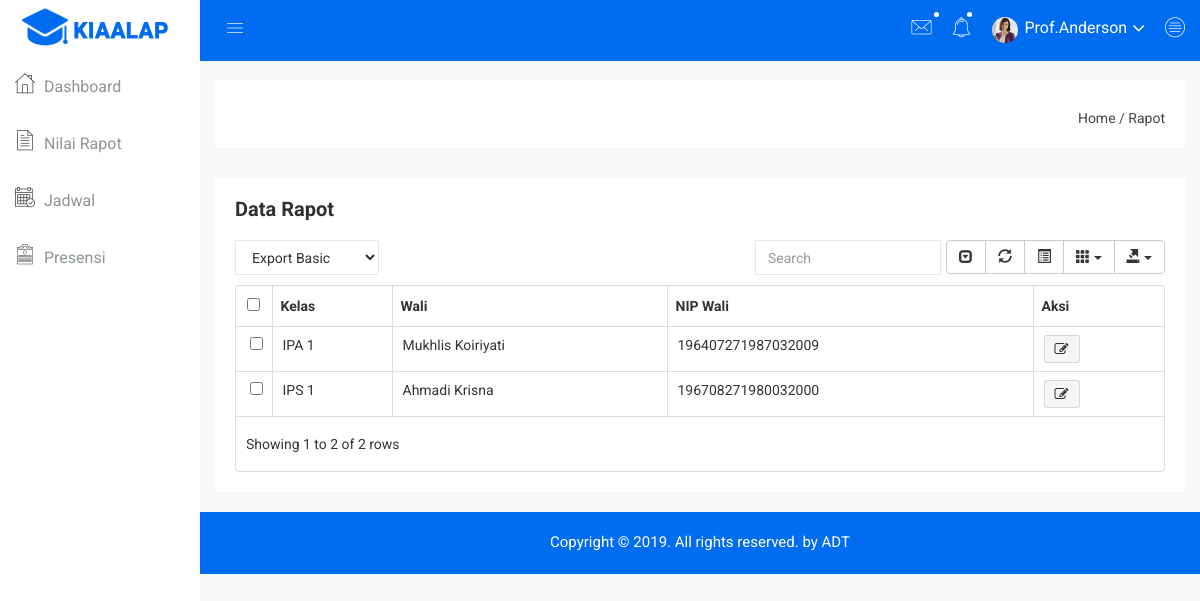
Page /index.php/c_jadwal on the committed database.
### tables this page shows
CREATE TABLE `jadwal` (
  `kode_mp` varchar(50) NOT NULL,
  `kode_kelas` varchar(50) NOT NULL,
  `kode_semester` varchar(50) NOT NULL,
  `kode_ta` varchar(50) NOT NULL,
  `hari` varchar(50) NOT NULL,
  `waktu` varchar(50) NOT NULL
);

CREATE TABLE `kelas` (
  `kode` varchar(50) NOT NULL,
  `nama` varchar(100) NOT NULL,
  `kode_jurusan` varchar(50) NOT NULL,
  `nip_wali` varchar(50) NOT NULL
);

CREATE TABLE `guru` (
  `nip` varchar(50) NOT NULL,
  `nama` varchar(150) NOT NULL,
  `jk` enum('L','P') NOT NULL,
  `alamat` varchar(100) NOT NULL,
  `foto` varchar(300) NOT NULL,
  `kode_jurusan` varchar(50) NOT NULL,
  `kode_mp` varchar(50) NOT NULL
);

### application/controllers/C_jadwal.php (called while the page is built, shortened)
<?php
class C_jadwal extends CI_Controller {
	function __construct(){
		$this->load->model('M_jadwal');
	}
	public function index()
	{
		$data['jadwal']=$this->M_jadwal->listJadwal();
		$this->load->view('menuadm/jadwal', $data);
	}
}

### index.php (called while the page is built, shortened)
<?php
require_once BASEPATH.'core/CodeIgniter.php';

### application/models/M_jadwal.php (called while the page is built, shortened)
<?php
class M_jadwal extends CI_Model{
	public function listJadwal()
	{
		$this->db->select('jadwal.*, mapel.nama as nm, kelas.nama as nam, guru.nama as nmg, guru.nip as nip');
        $this->db->from('jadwal');
        $this->db->join('kelas','jadwal.kode_kelas=kelas.kode');
        $this->db->join('mapel','jadwal.kode_mp=mapel.kode');
        $this->db->join('guru','guru.kode_mp=mapel.kode');
        $query = $this->db->get();
        return $query->result();
	}
}
?>

### application/views/menuadm/jadwal.php (the view, shortened to what this page needs)
<div class="breadcome-area">
    <div class="container-fluid">
        <div class="row">
            <div class="col-lg-12 col-md-12 col-sm-12 col-xs-12">
                <div class="breadcome-list single-page-breadcome">
                    <div class="row">
                        <div class="col-lg-6 col-md-6 col-sm-6 col-xs-12">
                        </div>
                        <div class="col-lg-6 col-md-6 col-sm-6 col-xs-12">
                            <ul class="breadcome-menu">
                                <li><a href="#">Home</a> <span class="bread-slash">/</span>
                                </li>
                                <li><span class="bread-blod">Rapot</span>
                                </li>
                            </ul>
                        </div>
                    </div>
                </div>
            </div>
        </div>
    </div>
</div>
</div>
<div class="data-table-area mg-b-15">
    <div class="container-fluid">
        <div class="row">
            <div class="col-lg-12 col-md-12 col-sm-12 col-xs-12">
                <div class="sparkline13-list">
                    <div class="sparkline13-hd">
                        <div class="main-sparkline13-hd">
                            <h1>Data Rapot</h1>
                        </div>
                    </div>
                    <div class="sparkline13-graph">
                        <div class="datatable-dashv1-list custom-datatable-overright">
                            <div id="toolbar">
                                <select class="form-control dt-tb">
                                   <option value="">Export Basic</option>
                               </select>
                           </div>
                           <table id="table" data-toggle="table" data-pagination="true" data-search="true" data-show-columns="true" data-show-pagination-switch="true" data-show-refresh="true" data-key-events="true" data-show-toggle="true" data-resizable="true" data-cookie="true"
                           data-cookie-id-table="saveId" data-show-export="true" data-click-to-select="true" data-toolbar="#toolbar">
                           <thead>
                            <tr>
                                <th data-field="nisn">Kelas</th>
                                <th data-field="kelas">Wali</th>
                                <th data-field="nama">NIP Wali</th>
                                <th data-field="aksi">Aksi</th>
                            </tr>
                        </thead>
                        <tbody>
                            <?php
                            foreach ($jadwal as $value) { ?>
                            <tr>
                                <td><?php echo $value->nam ?></td>
                                <td><?php echo $value->nmg ?></td>
                                <td><?php echo $value->nip ?></td>
                                <td class="datatable-ct">
                                    <a href="<?php echo base_url('C_admin/detailjadwal/'.$value->kode_kelas) ?>"><button data-toggle="tooltip" title="Edit" class="pd-setting-ed"><i class="fa fa-pencil-square-o" aria-hidden="true"></i></button></a>
                                </td>
                            </tr>
                            <?php
                        } ?>
                    </tbody>
                </table>
            </div>
        </div>
    </div>
</div>
</div>
</div>
</div>
<div class="footer-copyright-area">
    <div class="container-fluid">
        <div class="row">
            <div class="col-lg-12 col-md-12 col-sm-12 col-xs-12">
                <div class="footer-copy-right">
                    <p>Copyright © 2019. All rights reserved. by <a href="https://instagram.com/">ADT</a></p>
                </div>
            </div>
        </div>
    </div>
</div>
</div>

### assets/css/main.css (style rules this page uses)
html { color: #222; font-size: 1em; line-height: 1.4; }

### rows in the picture
jadwal: kode_kelas.nama "IPA 1", guru.nama "Mukhlis Koiriyati", guru.nip "196407271987032009"
jadwal: kode_kelas.nama "IPS 1", guru.nama "Ahmadi Krisna", guru.nip "196708271980032000"
